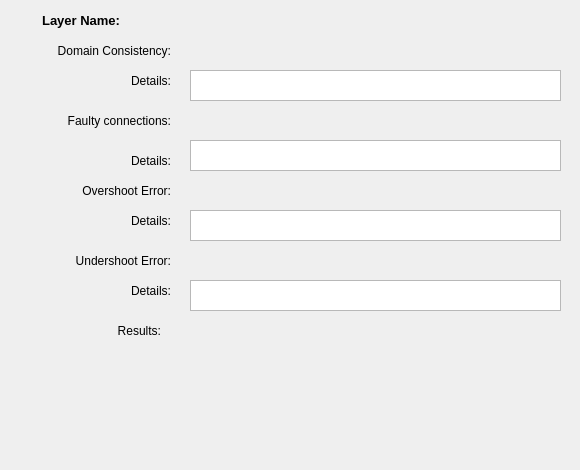
   <widget class="QWidget" name="logical">
    <attribute name="title">
     <string>Logical</string>
    </attribute>
    <widget class="QLabel" name="SelectLayerLabel_20">
     <property name="geometry">
      <rect>
       <x>20</x>
       <y>10</y>
       <width>100</width>
       <height>20</height>
      </rect>
     </property>
     <property name="minimumSize">
      <size>
       <width>100</width>
       <height>0</height>
      </size>
     </property>
     <property name="maximumSize">
      <size>
       <width>150</width>
       <height>16777215</height>
      </size>
     </property>
     <property name="font">
      <font>
       <pointsize>10</pointsize>
       <weight>75</weight>
       <bold>true</bold>
      </font>
     </property>
     <property name="frameShadow">
      <enum>QFrame::Sunken</enum>
     </property>
     <property name="text">
      <string>Layer Name:</string>
     </property>
     <property name="alignment">
      <set>Qt::AlignRight|Qt::AlignTrailing|Qt::AlignVCenter</set>
     </property>
    </widget>
    <widget class="QLabel" name="layerNameLabel_5">
     <property name="geometry">
      <rect>
       <x>140</x>
       <y>10</y>
       <width>431</width>
       <height>20</height>
      </rect>
     </property>
     <property name="minimumSize">
      <size>
       <width>100</width>
       <height>0</height>
      </size>
     </property>
     <property name="maximumSize">
      <size>
       <width>500</width>
       <height>16777215</height>
      </size>
     </property>
     <property name="font">
      <font>
       <pointsize>10</pointsize>
       <weight>75</weight>
       <bold>true</bold>
       <underline>true</underline>
      </font>
     </property>
     <property name="frameShadow">
      <enum>QFrame::Sunken</enum>
     </property>
     <property name="lineWidth">
      <number>2</number>
     </property>
     <property name="text">
      <string/>
     </property>
     <property name="wordWrap">
      <bool>true</bool>
     </property>
    </widget>
    <widget class="QLabel" name="domainconsistency">
     <property name="geometry">
      <rect>
       <x>190</x>
       <y>40</y>
       <width>201</width>
       <height>21</height>
      </rect>
     </property>
     <property name="text">
      <string/>
     </property>
    </widget>
    <widget class="QLabel" name="label_19">
     <property name="geometry">
      <rect>
       <x>10</x>
       <y>150</y>
       <width>161</width>
       <height>21</height>
      </rect>
     </property>
     <property name="layoutDirection">
      <enum>Qt::RightToLeft</enum>
     </property>
     <property name="text">
      <string>Details:</string>
     </property>
     <property name="alignment">
      <set>Qt::AlignRight|Qt::AlignTrailing|Qt::AlignVCenter</set>
     </property>
    </widget>
    <widget class="QTextEdit" name="domainconsistdec">
     <property name="geometry">
      <rect>
       <x>190</x>
       <y>70</y>
       <width>371</width>
       <height>31</height>
      </rect>
     </property>
     <property name="readOnly">
      <bool>true</bool>
     </property>
    </widget>
    <widget class="QLabel" name="label_20">
     <property name="geometry">
      <rect>
       <x>10</x>
       <y>180</y>
       <width>161</width>
       <height>21</height>
      </rect>
     </property>
     <property name="text">
      <string>Overshoot Error:</string>
     </property>
     <property name="alignment">
      <set>Qt::AlignRight|Qt::AlignTrailing|Qt::AlignVCenter</set>
     </property>
    </widget>
    <widget class="QLabel" name="label_21">
     <property name="geometry">
      <rect>
       <x>10</x>
       <y>210</y>
       <width>161</width>
       <height>21</height>
      </rect>
     </property>
     <property name="layoutDirection">
      <enum>Qt::RightToLeft</enum>
     </property>
     <property name="text">
      <string>Details:</string>
     </property>
     <property name="alignment">
      <set>Qt::AlignRight|Qt::AlignTrailing|Qt::AlignVCenter</set>
     </property>
    </widget>
    <widget class="QLabel" name="label_22">
     <property name="geometry">
      <rect>
       <x>20</x>
       <y>40</y>
       <width>151</width>
       <height>21</height>
      </rect>
     </property>
     <property name="text">
      <string>Domain Consistency:</string>
     </property>
     <property name="alignment">
      <set>Qt::AlignRight|Qt::AlignTrailing|Qt::AlignVCenter</set>
     </property>
    </widget>
    <widget class="QLabel" name="errorduetoovershoot">
     <property name="geometry">
      <rect>
       <x>190</x>
       <y>180</y>
       <width>201</width>
       <height>21</height>
      </rect>
     </property>
     <property name="text">
      <string/>
     </property>
    </widget>
    <widget class="QTextEdit" name="faultyconnectiondesc">
     <property name="geometry">
      <rect>
       <x>190</x>
       <y>140</y>
       <width>371</width>
       <height>31</height>
      </rect>
     </property>
     <property name="readOnly">
      <bool>true</bool>
     </property>
    </widget>
    <widget class="QLabel" name="label_23">
     <property name="geometry">
      <rect>
       <x>30</x>
       <y>70</y>
       <width>141</width>
       <height>21</height>
      </rect>
     </property>
     <property name="layoutDirection">
      <enum>Qt::RightToLeft</enum>
     </property>
     <property name="text">
      <string>Details:</string>
     </property>
     <property name="alignment">
      <set>Qt::AlignRight|Qt::AlignTrailing|Qt::AlignVCenter</set>
     </property>
    </widget>
    <widget class="QLabel" name="label_24">
     <property name="geometry">
      <rect>
       <x>20</x>
       <y>110</y>
       <width>151</width>
       <height>21</height>
      </rect>
     </property>
     <property name="text">
      <string>Faulty connections:</string>
     </property>
     <property name="alignment">
      <set>Qt::AlignRight|Qt::AlignTrailing|Qt::AlignVCenter</set>
     </property>
    </widget>
    <widget class="QTextEdit" name="overshootdesc">
     <property name="geometry">
      <rect>
       <x>190</x>
       <y>210</y>
       <width>371</width>
       <height>31</height>
      </rect>
     </property>
     <property name="readOnly">
      <bool>true</bool>
     </property>
    </widget>
    <widget class="QLabel" name="errorduetoundershoot">
     <property name="geometry">
      <rect>
       <x>190</x>
       <y>250</y>
       <width>201</width>
       <height>21</height>
      </rect>
     </property>
     <property name="text">
      <string/>
     </property>
    </widget>
    <widget class="QLabel" name="label_25">
     <property name="geometry">
      <rect>
       <x>10</x>
       <y>250</y>
       <width>161</width>
       <height>21</height>
      </rect>
     </property>
     <property name="text">
      <string>Undershoot Error:</string>
     </property>
     <property name="alignment">
      <set>Qt::AlignRight|Qt::AlignTrailing|Qt::AlignVCenter</set>
     </property>
    </widget>
    <widget class="QTextEdit" name="undershootdesc">
     <property name="geometry">
      <rect>
       <x>190</x>
       <y>280</y>
       <width>371</width>
       <height>31</height>
      </rect>
     </property>
     <property name="readOnly">
      <bool>true</bool>
     </property>
    </widget>
    <widget class="QLabel" name="label_26">
     <property name="geometry">
      <rect>
       <x>10</x>
       <y>280</y>
       <width>161</width>
       <height>21</height>
      </rect>
     </property>
     <property name="layoutDirection">
      <enum>Qt::RightToLeft</enum>
     </property>
     <property name="text">
      <string>Details:</string>
     </property>
     <property name="alignment">
      <set>Qt::AlignRight|Qt::AlignTrailing|Qt::AlignVCenter</set>
     </property>
    </widget>
    <widget class="QLabel" name="faultyconnection">
     <property name="geometry">
      <rect>
       <x>190</x>
       <y>110</y>
       <width>201</width>
       <height>21</height>
      </rect>
     </property>
     <property name="text">
      <string/>
     </property>
    </widget>
    <widget class="QLabel" name="posResultPic_4">
     <property name="geometry">
      <rect>
       <x>160</x>
       <y>360</y>
       <width>191</width>
       <height>101</height>
      </rect>
     </property>
     <property name="text">
      <string>&lt;html&gt;&lt;head/&gt;&lt;body&gt;&lt;p&gt;&lt;br/&gt;&lt;/p&gt;&lt;/body&gt;&lt;/html&gt;</string>
     </property>
    </widget>
    <widget class="QLabel" name="label_27">
     <property name="geometry">
      <rect>
       <x>80</x>
       <y>320</y>
       <width>81</width>
       <height>21</height>
      </rect>
     </property>
     <property name="text">
      <string>Results:</string>
     </property>
     <property name="alignment">
      <set>Qt::AlignRight|Qt::AlignTrailing|Qt::AlignVCenter</set>
     </property>
    </widget>
    <widget class="QLabel" name="label_28">
     <property name="geometry">
      <rect>
       <x>190</x>
       <y>320</y>
       <width>151</width>
       <height>16</height>
      </rect>
     </property>
     <property name="text">
      <string/>
     </property>
    </widget>
   </widget>
